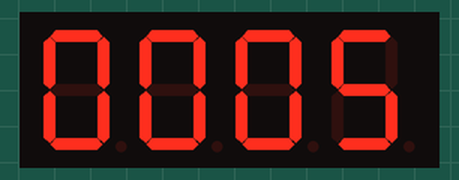
A program run on a simulated ESP32. On the bench: 4-digit seven-segment display.

Above: at 0.47 s.
At 5.36 s:
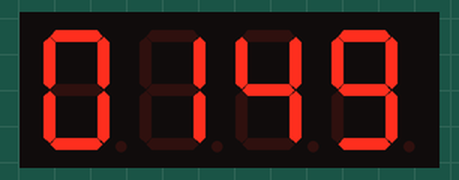
At 10.26 s:
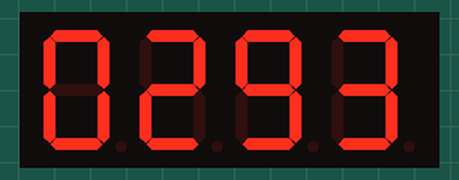
At 20.05 s:
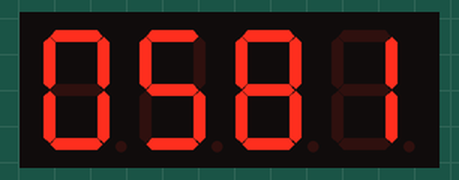
At 29.84 s:
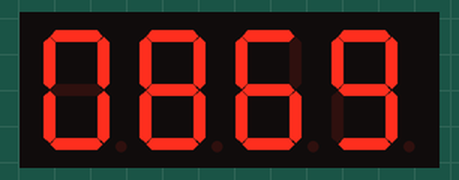
At 39.64 s:
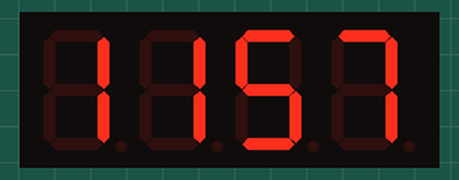

The program:

main.cpp
```cpp
// (licence header left out)
#include "TM1637.h"
#define CLK 2//pins definitions for TM1637 and can be changed to other ports
#define DIO 4
TM1637 tm1637(CLK,DIO);
void setup()
{
  tm1637.init();
  tm1637.set(BRIGHT_TYPICAL);//BRIGHT_TYPICAL = 2,BRIGHT_DARKEST = 0,BRIGHTEST = 7;
}
void loop()
{
  //int8_t NumTab[] = {0,1,2,3,4,5,6,7,8,9,10,11,12,13,14,15};//0~9,A,b,C,d,E,F
  //int8_t ListDisp[4];
  unsigned char d3 = 0;
  unsigned char d2 = 0;
  unsigned char d1 = 0;
  unsigned char d0 = 0;
  delay(150);
  while(1)
  {
    d0 ++;
    if(d0>9)
    {
      d1++;
      d0=0;
    }
     if(d1>9)
    {
      d2++;
      d1=0;
    }
     if(d2>9)
    {
      d3++;
      d2=0;
    }
     if(d3>9)
    {
      d0=0;
      d1=0;
      d2=0;
      d3=0;
    }
    tm1637.display(0,d3);
    tm1637.display(1,d2);
    tm1637.display(2,d1);
    tm1637.display(3,d0);
    delay(10);
  }
}
```
